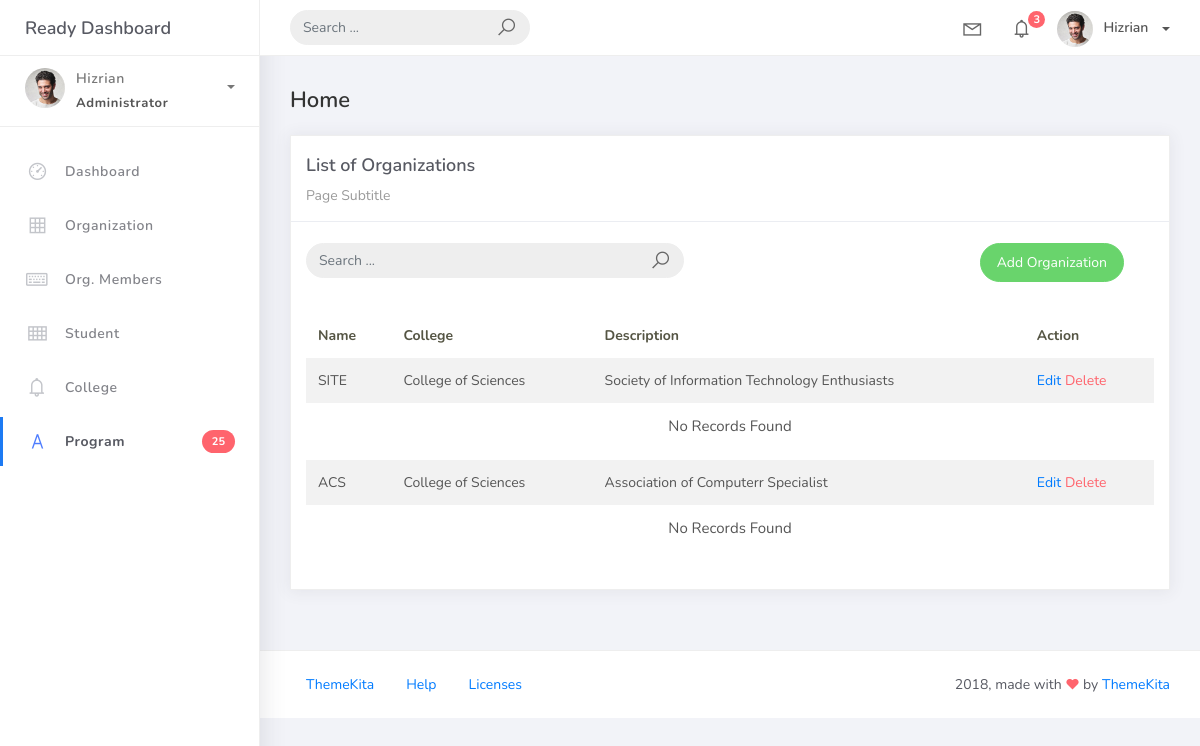
Page /organization_list/ on the earlier database version.
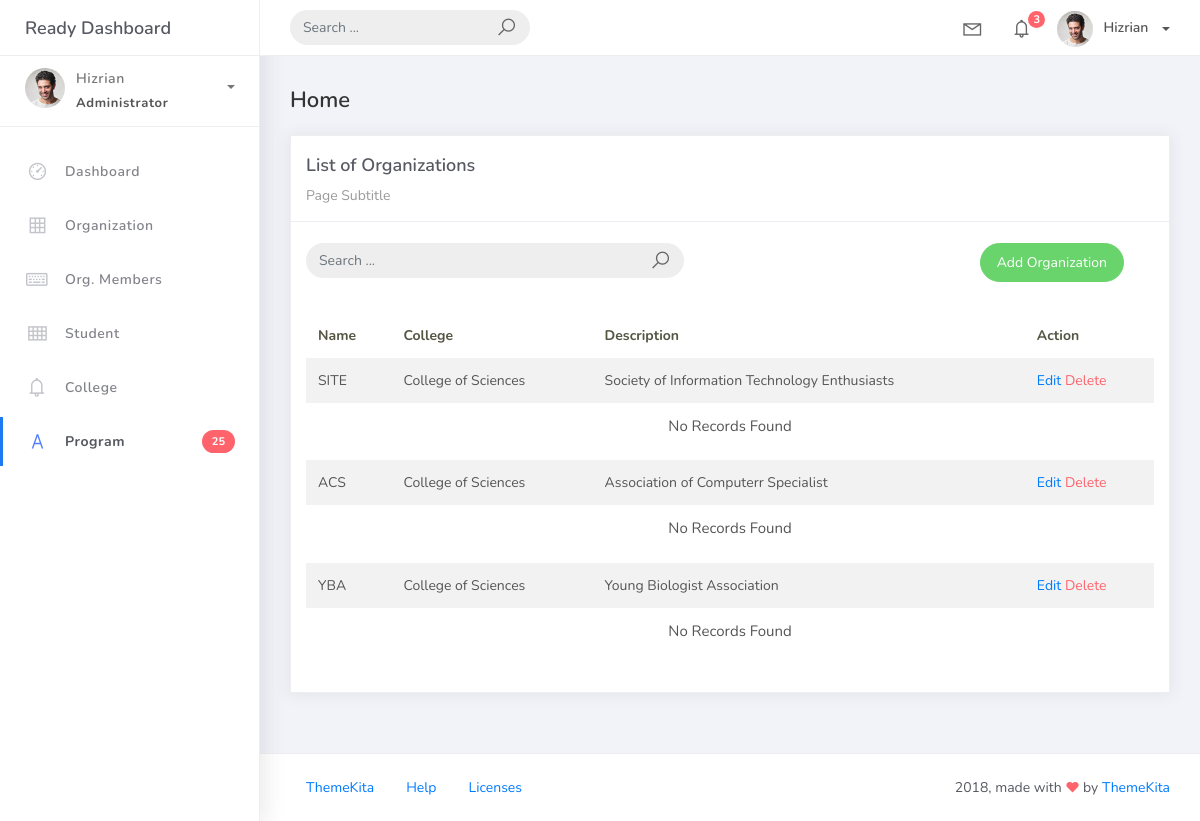
Same page on the later database version.
### studentorg/models.py (models this page shows, shortened)
class BaseModel(models.Model):
    created_at = models.DateTimeField(auto_now_add=True, db_index=True)
    updated_at = models.DateTimeField(auto_now=True)
    class Meta:
        abstract = True

class Organization(BaseModel):
    name = models.CharField(max_length=250)
    college = models.ForeignKey (
        College, null=True, blank=True, on_delete=models.CASCADE)
    description = models.CharField(max_length=500)

class College(BaseModel):
    college_name = models.CharField(max_length=150)
    def __str__(self):
        return self.college_name

### studentorg/views.py (the view)
# urls.py: path('organization_list/', OrganizationList.as_view(), name='organization-list'),
class OrganizationList(ListView):
    model = Organization
    context_object_name = 'organization'
    template_name = 'org_list.html'
    paginate_by = 5
    def get_queryset(self):
        queryset = super().get_queryset()
        query = self.request.GET.get('q', '')
        if query:
            queryset = queryset.filter(name__icontains=query)
        return queryset

### templates/org_list.html (shortened to what this page needs)
{% extends 'base.html' %} {% load static %} {% block content %}
<div class="content">
    <div class="container-fluid">
        <h4 class="page-title">Home</h4>
        <div class="row">
            <div class="col-md-12">
                <div class="card">
                    <div class="card-header">
                        <div class="card-title">List of Organizations</div>
                        <div class="card-category">Page Subtitle</div>
                    </div>
                    <br />
                    <div class="col-md-12 row">
                        <div class="col-md-6">
                            <form class="navbar-left navbar-form nav-search mr-md-3" action="{% url 'organization-list' %}?q={{ request.GET.q }}">
                                <div class="input-group">
                                    <input type="text" placeholder="Search ..." class="form-control" name="q" />
                                    <div class="input-group-append">
                                        <span class="input-group-text">
                                            <i class="la la-search search-icon"></i>
                                        </span>
                                    </div>
                                </div>
                            </form>
                        </div>
                        <div class="col-md-6">
                            <div class="pull-right">
                                <a href="{% url 'organization-add' %}" class="btn btn-success btn-rounded">
                                    Add Organization
                                </a>
                            </div>
                        </div>
                    </div>
                    <div class="card-body">
                        <table class="table table-striped mt-3">
                            <thead>
                                <tr>
                                    <th scope="col">Name</th>
                                    <th scope="col">College</th>
                                    <th scope="col">Description</th>
                                    <th scope="col">Action</th>
                                </tr>
                            </thead>
                            <tbody>
                                {% for object in object_list %}
                                <tr>
                                    <td>{{ object.name }}</td>
                                    <td>{{ object.college }}</td>
                                    <td>{{ object.description }}</td>
                                    <td>
                                        <a href="{% url 'organization-update' object.id %}">Edit</a>
                                        <a href="{% url 'organization-delete' object.id %}" class="text-danger">Delete</a>
                                    </td>
                                </tr>
                                <tr>
                                    <td colspan="4" style="text-align: center">
                                        <p class="text-sm" font-weight-bold mb-0">No Records Found</p>
                                    </td>
                                </tr>
                                {% endfor %}
                            </tbody>
                        </table>
                    </div>
                </div>
            </div>
        </div>
    </div>
</div>
{% endblock %}

### templates/base.html (shortened to what this page needs)
{% load static %}
<!DOCTYPE html>
<html>
<head>
	<link rel="stylesheet" href="{% static 'css/bootstrap.min.css' %}">
	<link rel="stylesheet" href="{% static 'css/ready.css' %}">
	<link rel="stylesheet" href="{% static 'css/demo.css' %}">
</head>
<body>
	<div class="wrapper">
		<div class="main-header">
			<div class="logo-header">
				<a href="{% url 'dashboard' %}" class="logo">
					Ready Dashboard
				</a>
			</div>
			<nav class="navbar navbar-header navbar-expand-lg">
				<div class="container-fluid">
					<form class="navbar-left navbar-form nav-search mr-md-3" action="">
						<div class="input-group">
							<input type="text" placeholder="Search ..." class="form-control">
							<div class="input-group-append">
								<span class="input-group-text">
									<i class="la la-search search-icon"></i>
								</span>
							</div>
						</div>
					</form>
					<ul class="navbar-nav topbar-nav ml-md-auto align-items-center">
						<li class="nav-item dropdown hidden-caret">
							<a class="nav-link dropdown-toggle" href="#" id="navbarDropdown" role="button" data-toggle="dropdown" aria-haspopup="true" aria-expanded="false">
								<i class="la la-envelope"></i>
							</a>
						</li>
						<li class="nav-item dropdown hidden-caret">
							<a class="nav-link dropdown-toggle" href="#" id="navbarDropdown" role="button" data-toggle="dropdown" aria-haspopup="true" aria-expanded="false">
								<i class="la la-bell"></i>
								<span class="notification">3</span>
							</a>
						</li>
						<li class="nav-item dropdown">
							<a class="dropdown-toggle profile-pic" data-toggle="dropdown" href="#" aria-expanded="false"> <img src="{% static 'img/profile.jpg' %}" alt="user-img" width="36" class="img-circle"><span >Hizrian</span></span> </a>
							</li>
						</ul>
					</div>
				</nav>
			</div>
			<div class="sidebar">
				<div class="scrollbar-inner sidebar-wrapper">
					<div class="user">
						<div class="photo">
							<img src="{% static 'img/profile.jpg' %}">
						</div>
						<div class="info">
							<a class="" data-toggle="collapse" href="#collapseExample" aria-expanded="true">
								<span>
									Hizrian
									<span class="user-level">Administrator</span>
									<span class="caret"></span>
								</span>
							</a>
						</div>
					</div>
					<ul class="nav">
						<li class="nav-item">
							<a href="{% url 'home' %}">
								<i class="la la-dashboard"></i>
								<p>Dashboard</p>
							</a>
						</li>
						<li class="nav-item">
							<a href="{% url 'organization-list' %}">
								<i class="la la-table"></i>
								<p>Organization</p>
							</a>
						</li>
						<li class="nav-item">
							<a href="{% url 'orgmember-list' %}">
								<i class="la la-keyboard-o"></i>
								<p>Org. Members</p>
							</a>
						</li>
						<li class="nav-item">
							<a href="{% url 'student-list' %}">
								<i class="la la-th"></i>
								<p>Student</p>
							</a>
						</li>
						<li class="nav-item">
							<a href="{% url 'college-list' %}">
								<i class="la la-bell"></i>
								<p>College</p>
							</a>
						</li>
						<li class="nav-item active">
							<a href="{% url 'program-list' %}">
								<i class="la la-font"></i>
								<p>Program</p>
								<span class="badge badge-danger">25</span>
							</a>
						</li>
					</ul>
				</div>
			</div>
			<div class="main-panel">
				{% block content %}
				{% endblock %}
				<footer class="footer">
					<div class="container-fluid">
						<nav class="pull-left">
							<ul class="nav">
								<li class="nav-item">
									<a class="nav-link" href="http://www.themekita.com">
										ThemeKita
									</a>
								</li>
								<li class="nav-item">
									<a class="nav-link" href="#">
										Help
									</a>
								</li>
								<li class="nav-item">
									<a class="nav-link" href="#">
										Licenses
									</a>
								</li>
							</ul>
						</nav>
						<div class="copyright ml-auto">
							2018, made with <i class="la la-heart heart text-danger"></i> by <a href="http://www.themekita.com">ThemeKita</a>
						</div>
					</div>
				</footer>
			</div>
		</div>
</body>
</html>

Differences in the rows shown:
added Organization: name "YBA", college "College of Sciences", description "Young Biologist Association"
